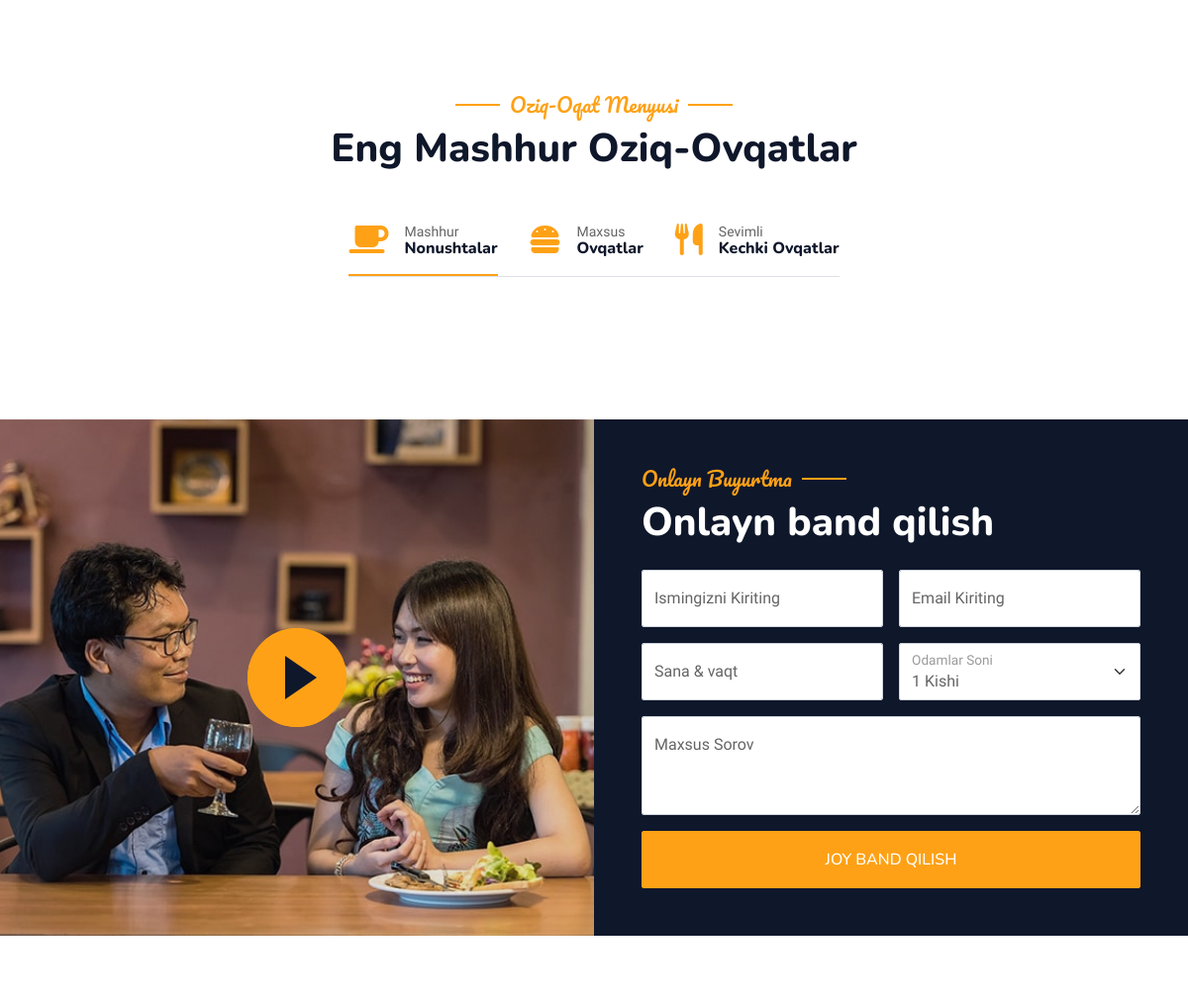
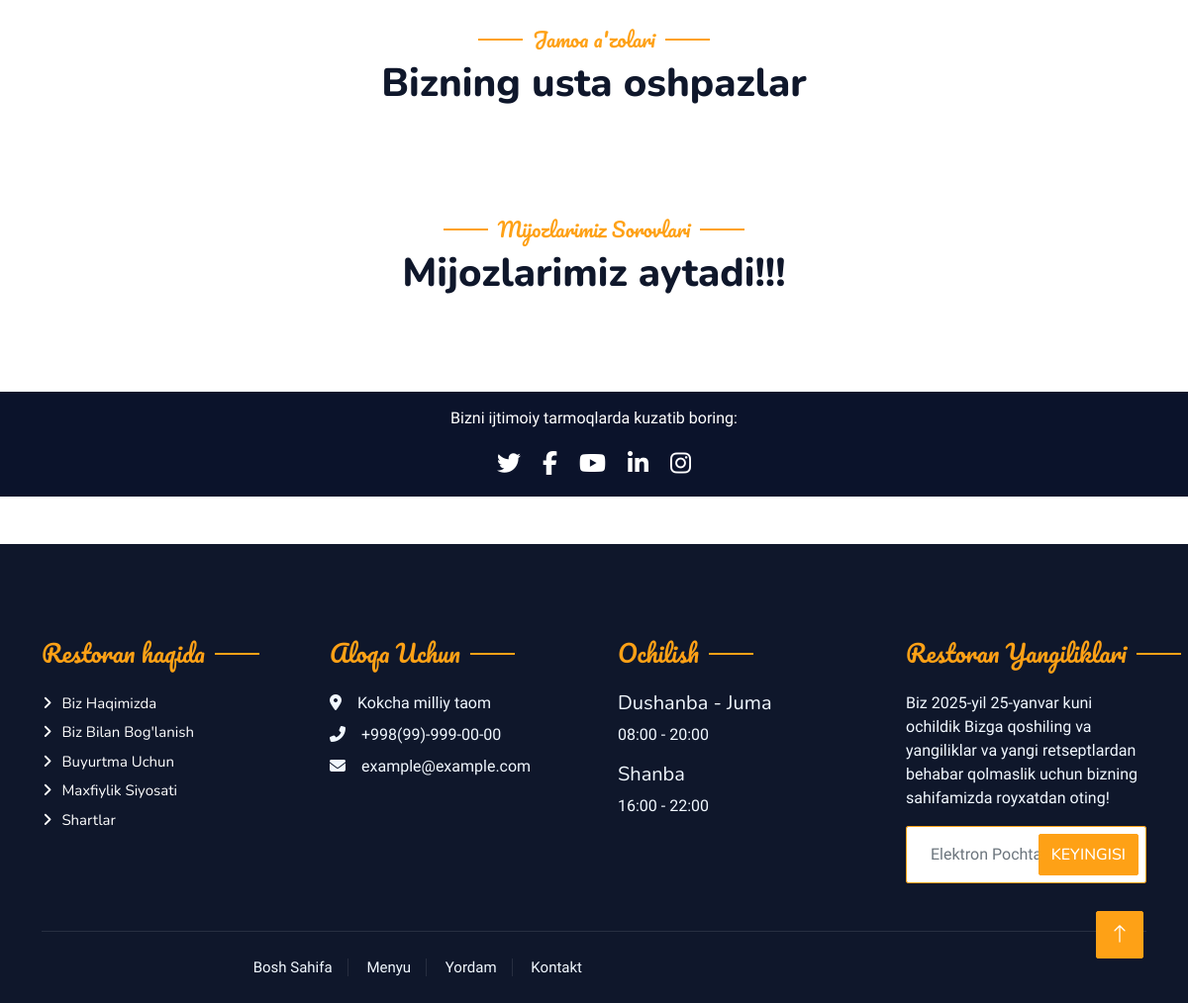
/res/home/ (lower part), run on an earlier commit of the app's database (2 pictures, top to bottom).
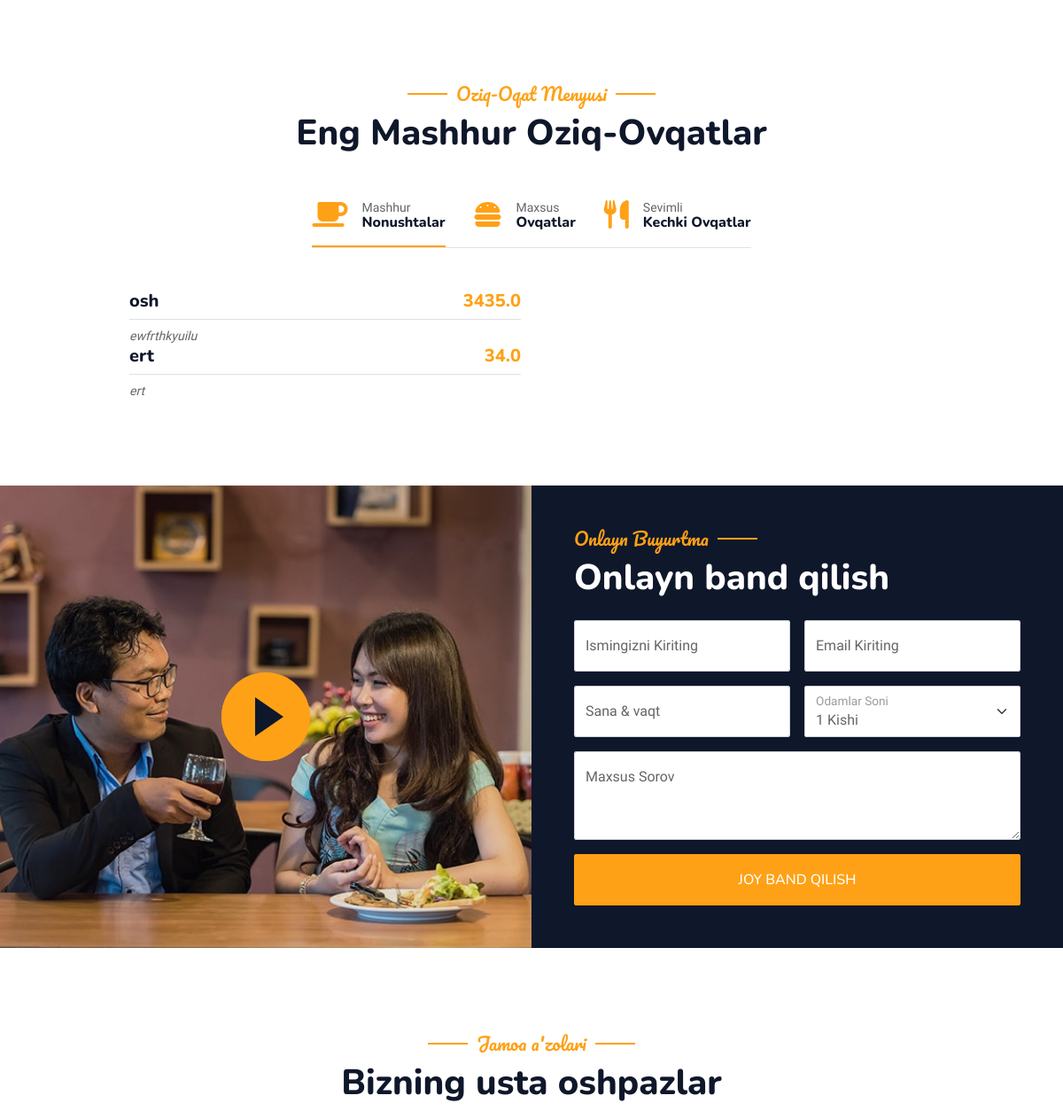
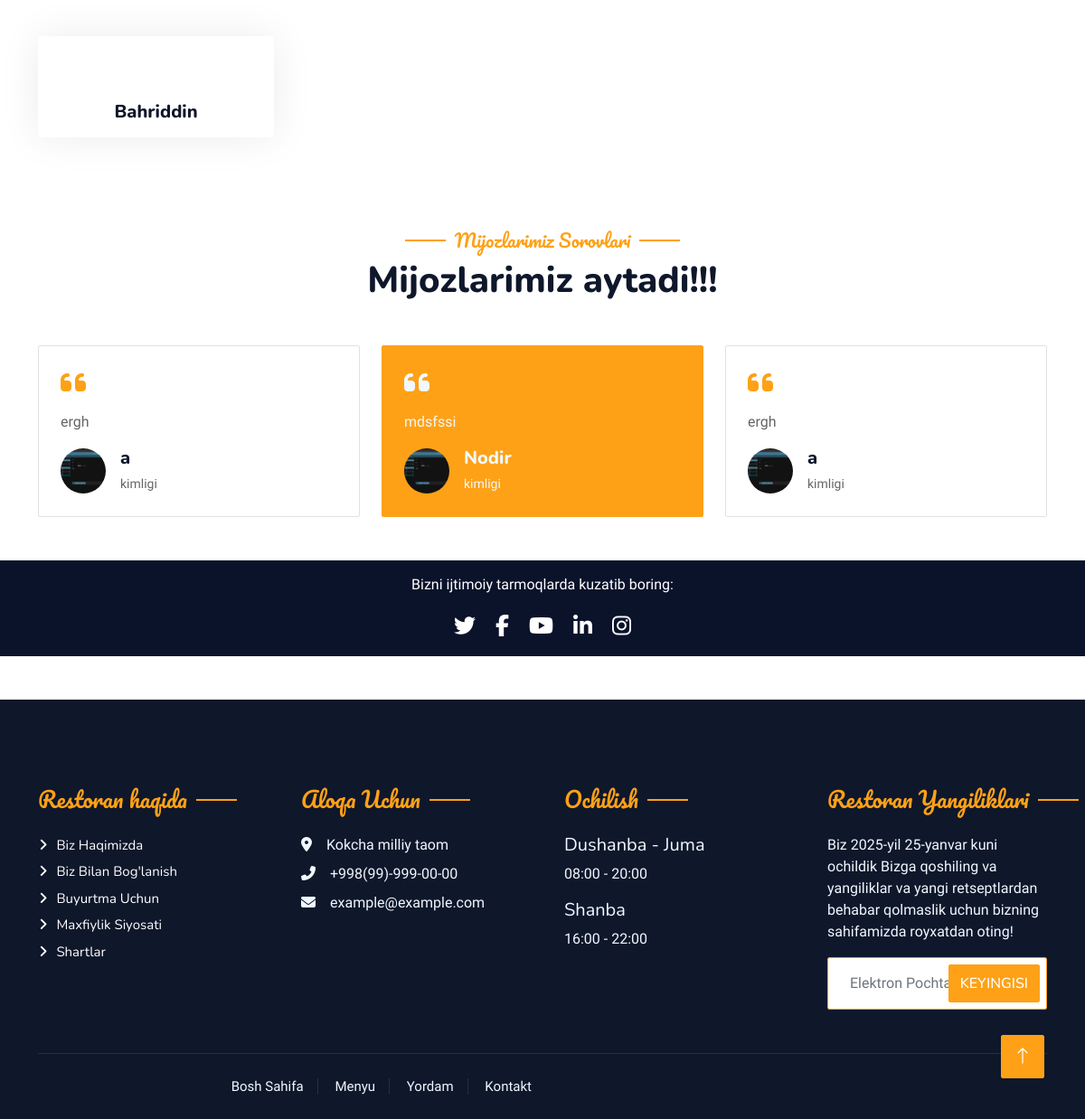
And on a later commit of the database (2 pictures, top to bottom).
### res/models.py (models this page shows)
class Food(models.Model):
    category = models.ForeignKey(Category, on_delete=models.CASCADE)
    name = models.CharField(max_length=100)
    description = models.TextField()
    price = models.FloatField()
    image = models.ImageField(upload_to='res/food/images/')

class Chefs(models.Model):
    first_name = models.CharField(max_length=100)
    image = models.ImageField(upload_to='images/', null=True, blank=True)
    twitter_link = models.URLField(null=True, blank=True)
    instagram_link = models.URLField(null=True, blank=True)
    facebook_link = models.URLField(null=True, blank=True)

class Klents(models.Model):
    name = models.CharField(max_length=100)
    image = models.ImageField(upload_to='images/', null=True, blank=True)
    description = models.TextField()

### res/views.py (the view)
# urls.py: path('home/', HomeView.as_view(), name='home'),
class HomeView(View):
    def get(self, request):
        foods = Food.objects.all()
        chefs = Chefs.objects.all()
        klent = Klents.objects.all()
        context = {
            'foods': foods,
            'chefs': chefs,
            'klent': klent,
        }
        return render(request, 'res/index.html', context)

### template/res/index.html (shortened to what the changed rows need)
{% load static %}
<!DOCTYPE html>
<html lang="en">
<head>
    <link href="https://cdnjs.cloudflare.com/ajax/libs/font-awesome/6.5.0/css/all.min.css" rel="stylesheet">
    <link href="{% static 'res/https://cdnjs.cloudflare.com/ajax/libs/font-awesome/5.10.0/css/all.min.css' %}"
          rel="stylesheet">
    <link href="{% static 'res/https://cdn.jsdelivr.net/npm/bootstrap-icons@1.4.1/font/bootstrap-icons.css' %}"
          rel="stylesheet">
    <link href="{% static 'res/lib/animate/animate.min.css' %}" rel="stylesheet">
    <link href="{% static 'res/lib/owlcarousel/assets/owl.carousel.min.css' %}" rel="stylesheet">
    <link href="{% static 'res/lib/tempusdominus/css/tempusdominus-bootstrap-4.min.css' %}" rel="stylesheet"/>
    <link href="{% static 'res/css/bootstrap.min.css' %}" rel="stylesheet">
    <link href="{% static 'res/css/style.css' %}" rel="stylesheet">
</head>
<body>
<div class="container-xxl bg-white p-0">
    <div class="container-xxl py-5">
        <div class="container">
            <div class="text-center wow fadeInUp" data-wow-delay="0.1s">
                <h1 class="mb-5">Eng Mashhur Oziq-Ovqatlar</h1>
            </div>
            <div class="tab-class text-center wow fadeInUp" data-wow-delay="0.1s">
                <div class="tab-content">
                    {% for i in foods %}
                    <div id="tab-1" class="tab-pane fade show p-0 active">
                        <div class="row g-4">
                            <div class="col-lg-6">
                                <div class="d-flex align-items-center">
                                    <div class="w-100 d-flex flex-column text-start ps-4">
                                        <h5 class="d-flex justify-content-between border-bottom pb-2">
                                            <span>{{ i.name }}</span>
                                            <span class="text-primary">{{ i.price }}</span>
                                        </h5>
                                        <small class="fst-italic">{{ i.description }}</small>
                                    </div>
                                </div>
                            </div>
                        </div>
                    </div>
                    {% endfor %}
                </div>
            </div>
        </div>
    </div>
    <div class="container-xxl py-5 px-0 wow fadeInUp" data-wow-delay="0.1s">
        <div class="row g-0">
            <div class="col-md-6 bg-dark d-flex align-items-center">
                <div class="p-5 wow fadeInUp" data-wow-delay="0.2s">
                    <h1 class="text-white mb-4">Onlayn band qilish</h1>
                </div>
            </div>
        </div>
    </div>
    <div class="container-xxl pt-5 pb-3">
        <div class="container">
            <div class="text-center wow fadeInUp" data-wow-delay="0.1s">
                <h1 class="mb-5">Bizning usta oshpazlar</h1>
            </div>
            {% for i in chefs %}
            <div class="row g-4">
                <div class="col-lg-3 col-md-6 wow fadeInUp" data-wow-delay="0.7s">
                    <div class="team-item text-center rounded overflow-hidden">
                        <div class="rounded-circle overflow-hidden m-4">
                        </div>
                        <h5 class="mb-0">{{ i.first_name }}</h5>
                    </div>
                </div>
            </div>
            {% endfor %}
        </div>
    </div>
    <div class="container-xxl py-5 wow fadeInUp" data-wow-delay="0.1s">
        <div class="container">
            <div class="text-center">
                <h1 class="mb-5">Mijozlarimiz aytadi!!!</h1>
            </div>
            <div class="owl-carousel testimonial-carousel">
                {% for i in klent %}
                <div class="testimonial-item bg-transparent border rounded p-4">
                    <i class="fa fa-quote-left fa-2x text-primary mb-3"></i>
                    <p>{{ i.description }}</p>
                    <div class="d-flex align-items-center">
                        <img class="img-fluid flex-shrink-0 rounded-circle"
                             src="{{ i.image.url }}" style="width: 50px; height: 50px;">
                        <div class="ps-3">
                            <h5 class="mb-1">{{ i.name }}</h5>
                            <small>kimligi</small>
                        </div>
                    </div>
                </div>
                {% endfor %}
            </div>
        </div>
    </div>
</div>

What changed in the data, as far as the page shows it:
added Food: name "osh", price "3435.0", description "ewfrthkyuilu"
added Food: name "ert", price "34.0", description "ert"
added Chefs: first_name "Bahriddin"
added Klents: description "mdsfssi", image (picture), name "Nodir"
added Klents: description "ergh", image (picture), name "a"
